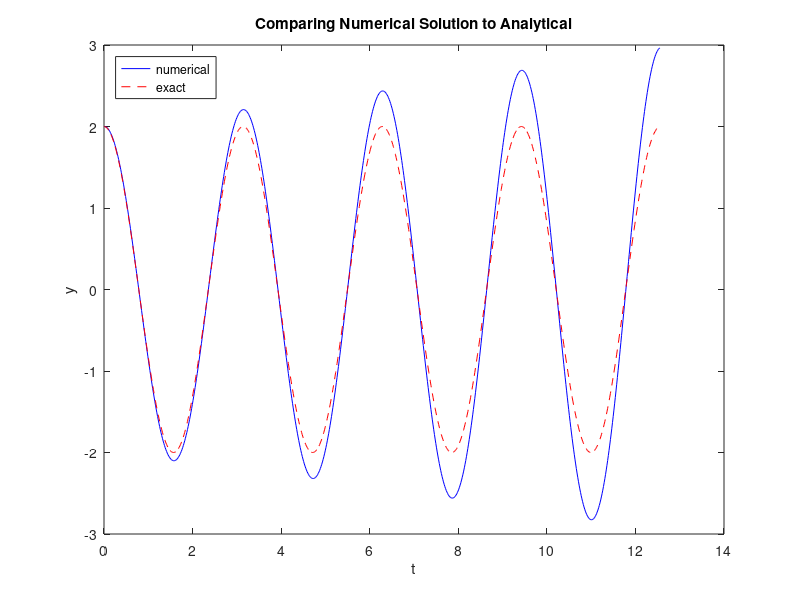

Recreate this plot in MATLAB. (Note: this script raises an error after producing the figure.)
%{
numerical solution to an oscillating system
using forward Euler
%}


clear
close all

omega = 2;
P = 2*pi/omega;
dt = P/200;
T = 4*P;
N_t = floor(T/dt);
t = linspace(0, N_t*dt, N_t+1);

u = zeros(N_t+1, 1);
v = zeros(N_t+1, 1);

% Initial condition
X_0 = 2;
u(1) = X_0;
v(1) = 0;

% Step equations forward in time
for n = 1:N_t
    u(n+1) = u(n) + dt*v(n);
    v(n+1) = v(n) - dt*omega^2*u(n);
end


plot(t, u, 'b-', t, X_0*cos(omega*t), 'r--');
legend('numerical', 'exact', 'Location','northwest');
xlabel('t');
ylabel('y');
title('Comparing Numerical Solution to Analytical')

figure %plotting total energy
[pot_energy, kin_energy] = osc_energy(u,v,omega);
energy_all = pot_energy + kin_energy;
plot(t, energy_all, 'b-');
xlabel('t');
ylabel('Energy');
title('Total Energy in Oscillating System')